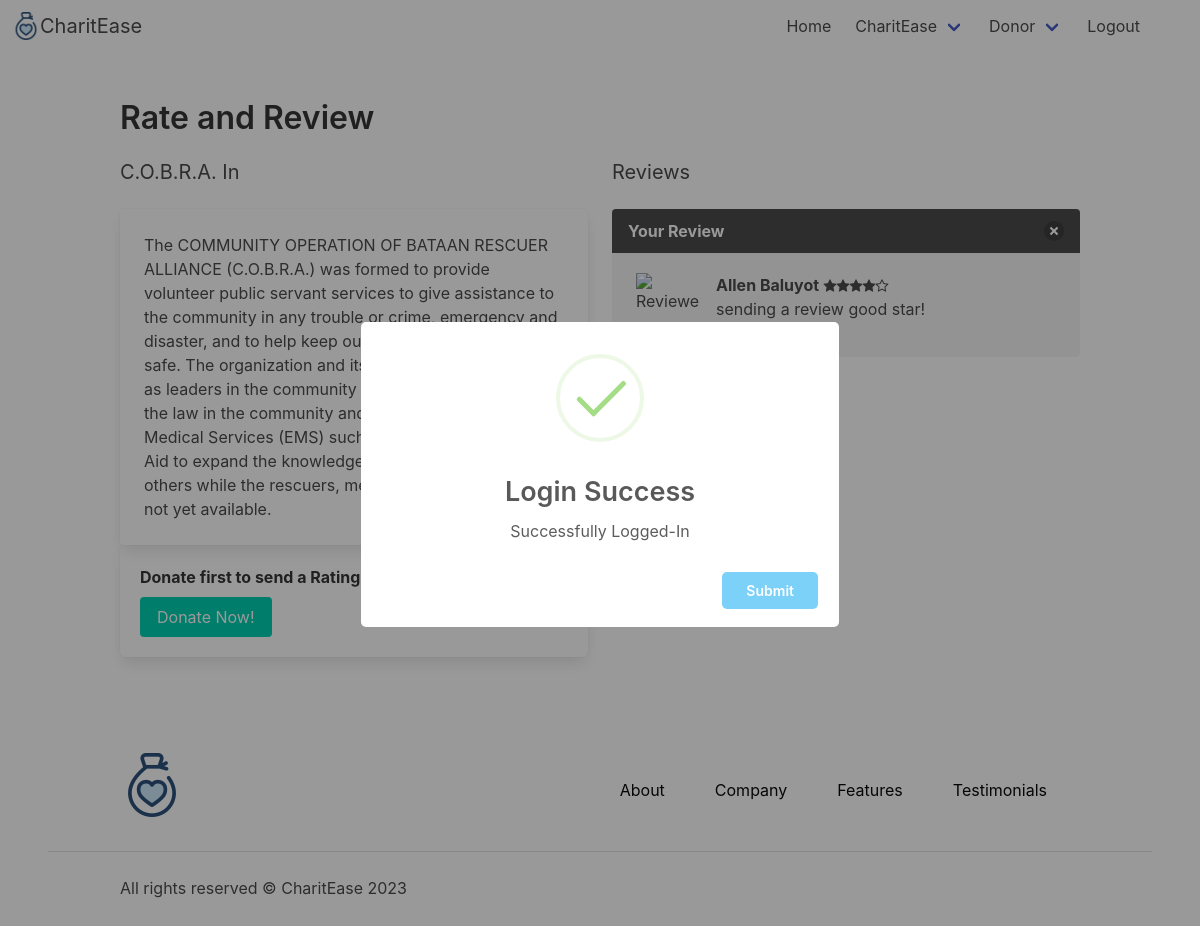
The page /p/dnr/rating.php?oid=7 (signed in) on the database its author committed.
### tables this page shows
CREATE TABLE `tblorgs` (
  `org_id` int(11) NOT NULL,
  `org_name` varchar(50) NOT NULL,
  `org_person_name` varchar(50) NOT NULL,
  `org_phone` varchar(12) NOT NULL,
  `org_address` varchar(100) NOT NULL,
  `is_approved` tinyint(1) NOT NULL,
  `org_description` text DEFAULT NULL,
  `org_type` varchar(50) DEFAULT NULL,
  `date_founded` date NOT NULL,
  `date_approved` date DEFAULT NULL
);

CREATE TABLE `tbldonorrating` (
  `rating_id` int(11) NOT NULL,
  `donor_id` int(11) NOT NULL,
  `org_id` int(11) NOT NULL,
  `rating` int(11) NOT NULL,
  `review` varchar(100) NOT NULL,
  `timestamp` timestamp NOT NULL DEFAULT current_timestamp() ON UPDATE current_timestamp()
);

CREATE TABLE `tbldonors` (
  `donor_id` int(11) NOT NULL,
  `donor_name` varchar(50) NOT NULL,
  `donor_contact_name` varchar(50) DEFAULT NULL,
  `donor_address` varchar(150) NOT NULL,
  `donor_type` varchar(20) NOT NULL,
  `org_type` varchar(50) DEFAULT NULL,
  `donor_phone` varchar(12) NOT NULL,
  `date_approved` date DEFAULT NULL,
  `is_approved` tinyint(1) NOT NULL
);

### p/dnr/rating.php (the view, shortened to what this page needs)
<!DOCTYPE html>
<html>
<head>
  <link rel="stylesheet" href="https://cdn.jsdelivr.net/npm/bulma@0.9.4/css/bulma.min.css">
  <link rel="stylesheet" href="https://cdnjs.cloudflare.com/ajax/libs/font-awesome/4.7.0/css/font-awesome.min.css">
</head>
<body>
  <nav class="navbar" role="navigation" aria-label="main navigation">
    <div class="navbar-brand">
      <div class="navbar-start">
        <a href="" class="navbar-item">
          <img src="../../lib/imgs/charitease_icon.png" alt="Logo">
          <h1 class="subtitle">CharitEase</h1>
        </a>
      </div>
    </div>
    <div id="navbarMenu" class="navbar-menu">
      <div class="navbar-end">
        <a href="../../index.php" class="navbar-item">Home</a>
        <div class="navbar-item has-dropdown is-hoverable">
          <a href="" class="navbar-link">CharitEase</a>
        </div>
        <?php
          if (isset($_SESSION['user'])) {
            if ($_SESSION['user'] == 'donor') {
        ?>
              <div class="navbar-item has-dropdown is-hoverable">
                <a href="#" class="navbar-link">Donor</a>
              </div>
        <?php
            } else if ($_SESSION['user'] == 'charity') {
        ?>
              <div class="navbar-item has-dropdown is-hoverable">
                <a href="" class="navbar-link">Charity</a>
                <div class="navbar-dropdown">
                  <a href="../../p/org/donors.php" class="navbar-item">Donors</a>
                  <a href="../../p/org/dashboard.php" class="navbar-item">Dashboard</a>
                </div>
              </div>
        <?php
          } else if ($_SESSION['user'] == 'admin') {
        ?>
          <a href="../../p/adm/dashboard.php" class="navbar-item">Dashboard</a>
        <?php
            }
        ?>
            <a href="../../p/reg/logout.php" class="navbar-item">Logout</a>
        <?php
          } else {
        ?>
            <a href="../../p/reg/register.php" class="navbar-item">Register</a>
            <a href="../../p/reg/login.php" class="navbar-item">Login</a>
        <?php } ?>
      </div>
      <span class="navbar-item"></span>
      <span class="navbar-item"></span>
    </div>
  </nav>
  <?php
    $db = new Database();
		$conn = $db->connect();
    $id = $_SESSION['id'];
    $org_id = $_GET['oid'];
    $getOrgText = "SELECT * FROM `tblorgs` WHERE org_id = $org_id";
		$resultOrg = mysqli_query($conn, $getOrgText);
		if (mysqli_num_rows($resultOrg) > 0) {
			$org = mysqli_fetch_assoc($resultOrg);
		}
  ?>
  <section class="section">
  <div class="container">
    <h1 class="title">Rate and Review</h1>
    <div class="columns">
      <div class="column">
        <h2 class="subtitle"><?php echo $org['org_name']; ?></h2>
        <div class="card">
          <div class="card-content">
            <div class="content">
              <p><?php echo $org['org_description']; ?></p>
            </div>
          </div>
        </div>
        <div class="box">
          <form method="POST">
            <?php
              $donation_sql = "SELECT * FROM `tbldonations` WHERE donor_id='$id' AND org_id='$org_id'";
              $donation_result = mysqli_query($conn, $donation_sql);
             if ($donation_result->num_rows > 0) {
                $rateText = "SELECT * FROM `tbldonorrating` WHERE donor_id='$id' AND org_id='$org_id'";
                $rateResult = mysqli_query($conn, $rateText);
                $rateStars = 0;
                $rateReview = "";
                $labels = "Write";
                $editMode = false;
                if ($rateResult->num_rows > 0) {
                  $ratedRow = mysqli_fetch_assoc($rateResult);
                  $rateStars = $ratedRow['rating'];
                  $rateReview = $ratedRow['review'];
                  $labels = "Edit";
                  $editMode = true;
                }
            ?>
            <h3 class="subtitle"><?php echo $labels; ?> a Review</h3>
            <div class="field">
              <label class="label">Rating</label>
              <div class="control">
                <div class="select">
                  <select name="selectedStars">
                    <option value="<?php echo $rateStars; ?>"><?php echo $rateStars; ?> stars</option>
                    <option value="5">5 stars</option>
                    <option value="4">4 stars</option>
                    <option value="3">3 stars</option>
                    <option value="2">2 stars</option>
                    <option value="1">1 star</option>
                  </select>
                </div>
              </div>
            </div>
            <div class="field">
              <label class="label">Review</label>
              <div class="control">
                <textarea class="textarea" placeholder="Write your review here" name="reviewText"><?php echo $rateReview; ?></textarea>
              </div>
            </div>
            <div class="field">
              <div class="control">
                <?php if (!$editMode) { ?>
                  <button class="button is-primary" type="submit" name="reviewSubmit">Submit Review</button>
                <?php } else { ?>
                  <button class="button is-primary" type="submit" name="reviewEditSubmit">Submit Edit Review</button>
                <?php } ?>
              </div>
            </div>
            <?php
              } else {
            ?>
              <label class="label">Donate first to send a Rating & Review</label>
              <button class="button is-primary" type="submit" name="donateSubmit">Donate Now!</button>
            <?php
              }
            ?>
          </form>
        </div>
      </div>
      <div class="column">
        <h3 class="subtitle">Reviews</h3>
        <?php
          $donorRatingText = "SELECT * FROM `tbldonorrating` WHERE org_id = $org_id AND donor_id = $id";
          $resultRating = mysqli_query($conn, $donorRatingText);
          if ($resultRating && mysqli_num_rows($resultRating) > 0) {
            $row = mysqli_fetch_assoc($resultRating);
            $nameid = $row['donor_id'];
            $selectName = "SELECT donor_name FROM `tbldonors` WHERE donor_id = $nameid";
            $resultName = mysqli_query($conn, $selectName);
            $name = '';
            $reviewId = $row['rating_id'];
            if ($resultName && mysqli_num_rows($resultName) > 0) {
              $nameRow = mysqli_fetch_assoc($resultName);
              $name = $nameRow['donor_name'];
            }
            $stars = $row['rating'];
            $review = $row['review'];
            $count = '';
            for ($i = 1; $i <= $stars; $i++) {
              $count .= '<i class="fa fa-star"></i>';
            }
            for ($i = $stars + 1; $i <= 5; $i++) {
              $count .= '<i class="fa fa-star-o"></i>';
            }
        ?>
          <article class="message">
            <div class="message-header">
              <p>Your Review</p>
              <button onclick="confirmDelete(<?php echo $reviewId; ?>)" class="delete"></button>
            </div>
            <div class="message-body">
              <article class="media">
                <figure class="media-left">
                  <p class="image is-64x64">
                    <img src="https://bulma.io/images/placeholders/128x128.png" alt="Reviewer">
                  </p>
                </figure>
                <div class="media-content">
                  <div class="content">
                    <p>
                      <strong><?php echo $name; ?></strong> <small><?php echo $count; ?></small>
                      <br>
                      <?php echo $review; ?>
                    </p>
                  </div>
                </div>
              </article>
            </div>
          </article>
        <?php
          }
          ?>
      </div>
    </div>
  </div>
</section>
  <footer class="section">
    <div class="container">
      <div class="pb-5 is-flex is-flex-wrap-wrap is-justify-content-between is-align-items-center">
        <div class="mr-auto mb-1">
          <a href="#" class="is-inline-block">
            <img src="../../lib/imgs/charitease_icon.png" alt="" class="image is-64x64">
          </a>
        </div>
        <div>
          <ul class="is-flex is-flex-wrap-wrap is-align-items-center is-justify-content-center">
            <li class="mr-4"><a href="../../p/com/about.php" class="button is-white">About</a></li>
            <li class="mr-4"><a href="../../p/com/company.php" class="button is-white">Company</a></li>
            <li class="mr-4"><a href="../../p/com/features.php" class="button is-white">Features</a></li>
            <li class="mr-4"><a href="#" class="button is-white">Testimonials</a></li>
          </ul>
        </div>
      </div>
    </div>
    <div class="pt-5" style="border-top: 1px solid #dee2e6;"></div>
    <div class="container">
      <div class="is-flex-tablet is-justify-content-between is-align-items-center">
        <p>All rights reserved © CharitEase 2023</p>
      </div>
    </div>
  </footer>
</body>
</html>

### rows shown on the page
tblorgs: org_name "C.O.B.R.A. In", org_description "The COMMUNITY OPERATION OF BATAAN RESCUER ALLIANCE (C.O.B.R.A.) was formed to provide volunteer public servant services to give assistance to the community in any trouble or crime, emergency and disaster, and to help keep our citizens peaceful and safe. The organization and its members should stand as leaders in the community to guide and implement the law in the community and teach Emergency Medical Services (EMS) such as CPR, AED and First Aid to expand the knowledge of bystanders in helping others while the rescuers, medics or ambulances are not yet available."
tbldonors: donor_name "Allen Baluyot"
tbldonorrating: rating 4 (drawn), review "sending a review good star!"
